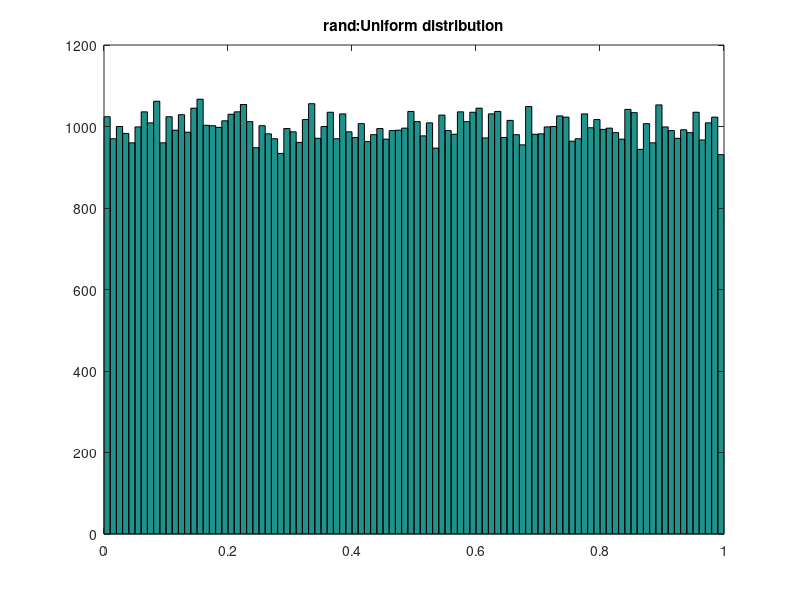
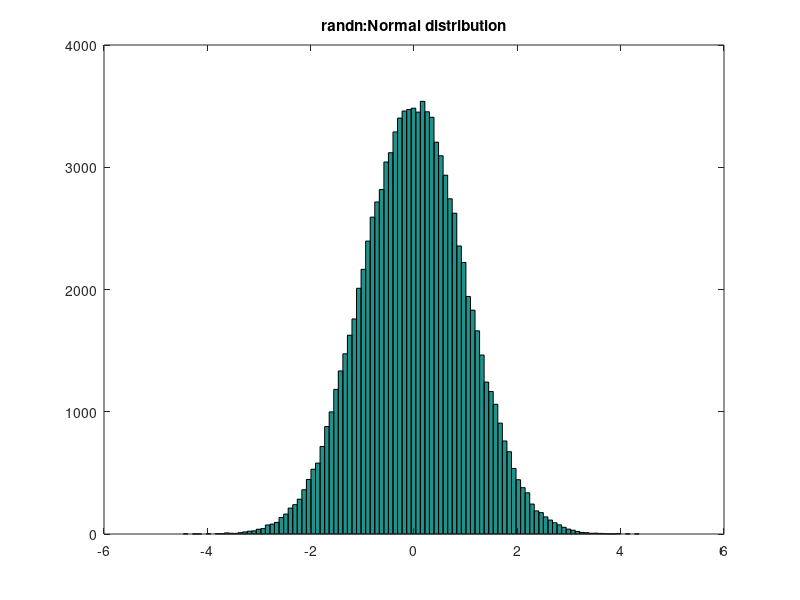

The MATLAB script that drew these images, in order:
N = 100000 ;
figure
hist(rand(N,1),100)
title('rand:Uniform distribution')
figure
hist(randn(N,1),100)
title('randn:Normal distribution')